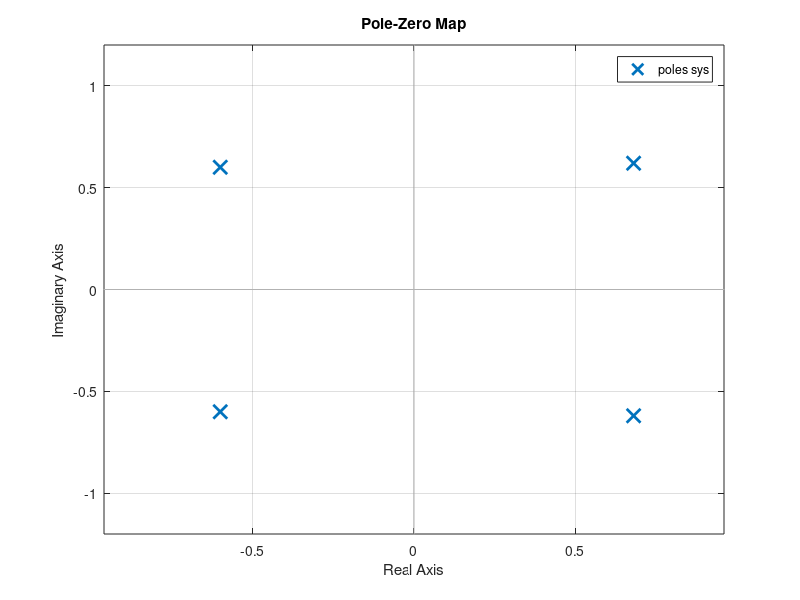
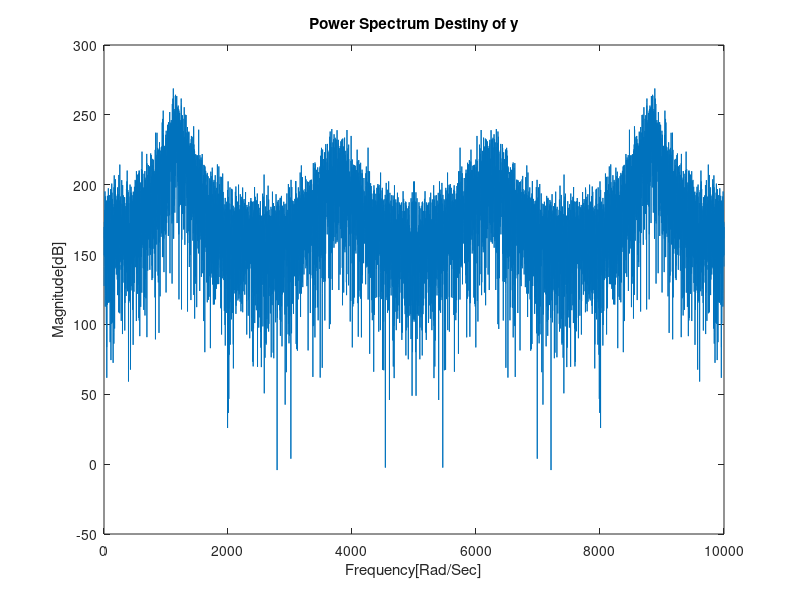

These charts were generated, in order, by the following MATLAB code: (Note: this script raises an error after producing the figures.)
%% Section 1
sys = zpk([],[-0.6+0.6i , -0.6-0.6i , 0.68+0.62i , 0.68-0.62i], 1);
figure(1);
pzmap(sys)
[b,a] = zp2tf([],[-0.6+0.6i , -0.6-0.6i , 0.68+0.62i , 0.68-0.62i], 1);
noise = randn(1,10000);
y = filter(b,a,noise);
psd = 20*log(abs(fft(y)).^2);
figure(2)
plot(psd);
hold on;
title('Power Spectrum Destiny of y');
xlabel('Frequency[Rad/Sec]');
ylabel('Magnitude[dB]');

%% Section 2
p = 4;
frame = y(1000:1511);
[a_hat,e,k] = levinson(autocorr(frame),p);
sys_hat = zpk([],a_hat, 1);
y_hat = filter(b,a,noise);
psd_hat = 20*log(abs(fft(y_hat)).^2);
plot(psd_hat);
title('Power Spectrum Destiny of y');
xlabel('Frequency');
ylabel('Magnitude');